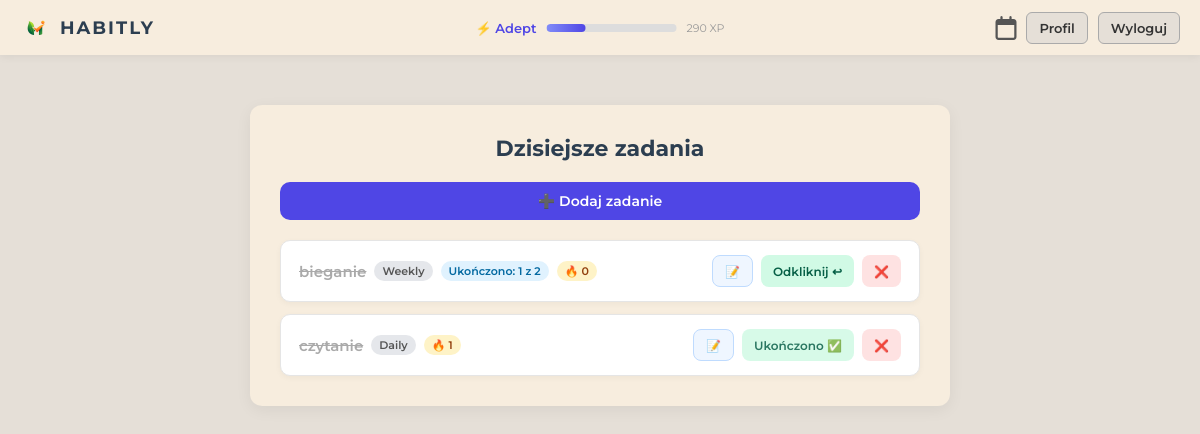
The app's page /dashboard/ (signed in) with its own data.
### ToDo/models.py (models this page shows, shortened)
class UserProfile(models.Model):
    user = models.OneToOneField(User, on_delete=models.CASCADE, related_name='profile')
    xp = models.IntegerField(default=0)
    def rank(self):
        if self.xp >= 2000:
            return ('👑', 'Legenda')
        elif self.xp >= 1000:
            return ('💎', 'Mistrz')
        elif self.xp >= 500:
            return ('🔥', 'Wojownik')
        elif self.xp >= 200:
            return ('⚡', 'Adept')
        else:
            return ('🌱', 'Nowicjusz')
    def xp_to_next_rank(self):
        thresholds = [200, 500, 1000, 2000]
        for t in thresholds:
            if self.xp < t:
                return t - self.xp
        return 0
    def rank_progress_percent(self):
        levels = [0, 200, 500, 1000, 2000]
        for i in range(len(levels) - 1):
            if self.xp < levels[i + 1]:
                current = self.xp - levels[i]
                total = levels[i + 1] - levels[i]
                return int((current / total) * 100)
        return 100

class Task(models.Model):
    user = models.ForeignKey(User, on_delete=models.CASCADE, null=True, blank=True)
    TASK_DAILY = "DAILY"
    TASK_WEEKLY = "WEEKLY"
    TASK_ONCE = "ONCE"
    TASK_TYPES = [
        (TASK_DAILY, "Daily"),
        (TASK_WEEKLY, "Weekly"),
        (TASK_ONCE, "Once"),
    ]
    title = models.CharField(max_length=200)
    task_type = models.CharField(max_length=10, choices=TASK_TYPES, default=TASK_ONCE)
    date = models.DateField(null=True, blank=True)
    completed = models.BooleanField(default=False)
    last_completed = models.DateField(null=True, blank=True)
    streak = models.IntegerField(default=0)
    weekly_target = models.IntegerField(null=True, blank=True)
    weekly_progress = models.IntegerField(default=0)
    last_week = models.CharField(max_length=10, null=True, blank=True)
    def is_done_today(self):
        today = timezone.localdate()
        if self.task_type == self.TASK_ONCE:
            return self.completed
        if self.task_type == self.TASK_DAILY:
            return self.last_completed == today
        if self.task_type == self.TASK_WEEKLY:
            return self.logs.filter(date=today, completed=True).exists()
        return False
    def weekly_progress_count(self):
        today = timezone.localdate()
        year, week, _ = today.isocalendar()
        return self.logs.filter(
            date__week=week,
            date__year=year,
            completed=True
        ).count()
    def weekly_streak(self):
        if self.task_type != self.TASK_WEEKLY or not self.weekly_target:
            return 0
        today = timezone.localdate()
        week_start = today - timedelta(days=today.weekday())
        streak = 0
        while True:
            week_end = week_start + timedelta(days=6)
            completed_days = (
                self.logs
                .filter(date__range=(week_start, week_end), completed=True)
                .values("date")
                .distinct()
                .count()
            )
            if completed_days >= self.weekly_target:
                streak += 1
                week_start -= timedelta(days=7)
            else:
                break
        return streak

### ToDo/views.py (the view, shortened to what this page needs)
# urls.py: path('dashboard/', views.home, name='home'),
@login_required(login_url='auth')
def home(request):
    today = timezone.localdate()
    form = TaskForm()
    profile, _ = UserProfile.objects.get_or_create(user=request.user)
    tasks = Task.objects.filter(
        user=request.user
    ).filter(
        Q(task_type=Task.TASK_DAILY) |
        Q(task_type=Task.TASK_WEEKLY) |
        Q(task_type=Task.TASK_ONCE, date=today)
    )
    context = {
        'tasks': tasks,
        'form': form,
        'profile': profile,
        'rank_icon': profile.rank()[0],
        'rank_name': profile.rank()[1],
        'progress': profile.rank_progress_percent(),
        'xp_to_next': profile.xp_to_next_rank(),
    }
    return render(request, 'ToDo/main.html', context)

### ToDo/templates/ToDo/main.html (shortened to what this page needs)
<!DOCTYPE html>
<html lang="pl">
{% load static %}
{% load widget_tweaks %}
<head>
    <link rel="stylesheet" type="text/css" href="{% static 'css/main.css' %}">
</head>
<body>
<div class="app">
    <header class="app-header">
        <div class="logo-bar">
            <img src="{% static 'img/logo.png' %}" alt="logo" class="logo-img">
            <span class="logo-name">Habitly</span>
        </div>
        <div class="rank-bar">
            <span class="rank-label">{{ rank_icon }} {{ rank_name }}</span>
            <div class="rank-progress-bg">
                <div class="rank-progress-fill" style="width: {{ progress }}%"></div>
            </div>
            <span class="rank-xp">{{ profile.xp }} XP</span>
        </div>
        <nav class="header-nav">
            <a href="{% url 'calendar' %}" class="nav-icon" title="Kalendarz">
                <i class="fa-regular fa-calendar"></i>
            </a>
            <a href="{% url 'profile' %}" class="btn">Profil</a>
            <form method="POST" action="{% url 'logout' %}">
                <button type="submit" class="btn">Wyloguj</button>
            </form>
        </nav>
    </header>
    <main class="app-content">
        <div class="task-bar">
            <h1 class="task-bar-head">Dzisiejsze zadania</h1>
            <button onclick="openModal()" class="add-task-btn">
                ➕ Dodaj zadanie
            </button>
            <ul class="list-group">
                {% for task in tasks %}
                <li class="my-task">
                    <div class="task-left">
                        {% if task.is_done_today %}
                            <s class="task-title done">{{ task.title }}</s>
                        {% else %}
                            <span class="task-title">{{ task.title }}</span>
                        {% endif %}
                        <span class="badge badge-type">{{ task.get_task_type_display }}</span>
                        {% if task.task_type == 'DAILY' %}
                            <span class="badge badge-streak">🔥 {{ task.streak }}</span>
                        {% elif task.task_type == 'WEEKLY' %}
                            <span class="badge badge-weekly">Ukończono: {{ task.weekly_progress_count }} z {{ task.weekly_target }}</span>
                            <span class="badge badge-streak">🔥 {{ task.weekly_streak }}</span>
                        {% endif %}
                    </div>
                    <div class="task-actions">
                        <button class="btn-task btn-note" onclick="openNoteModal({{ task.id }}, '{{ task.title|escapejs }}')">
                            📝
                        </button>
                        <form method="POST" action="{% url 'toggle_task' task.id %}">
                            <button type="submit"
                                class="btn-task {% if task.is_done_today %}btn-done{% else %}btn-todo{% endif %}"
                                {% if task.is_done_today and task.task_type != 'WEEKLY' %}disabled{% endif %}>
                                {% if task.is_done_today %}
                                    {% if task.task_type == 'WEEKLY' %}Odkliknij ↩{% else %}Ukończono ✅{% endif %}
                                {% else %}
                                    ✓ Zakończ
                                {% endif %}
                            </button>
                        </form>
                        <form method="POST" action="{% url 'delete_task' task.id %}">
                            <button type="submit" class="btn-task btn-delete">❌</button>
                        </form>
                    </div>
                </li>
                {% empty %}
                <li class="task-empty">Brak zadań na dziś 🙃</li>
                {% endfor %}
            </ul>
        </div>
    </main>
</div>
</body>
</html>

### ToDo/static/css/main.css (style rules this page uses)
* { box-sizing: border-box; margin: 0; padding: 0; }
body { font-family: 'Montserrat', sans-serif; background-color: #e5dfd7; min-height: 100vh; }
.app-header { width: 100%; height: 55px; background-color: #f7edde; box-shadow: 0 2px 8px rgba(0, 0, 0, 0.06); display: flex; align-items: center; padding: 0 20px; position: relative; gap: 12px; }
.logo-bar { display: flex; align-items: center; gap: 8px; flex-shrink: 0; }
.logo-img { height: 32px; width: auto; transition: transform 0.2s ease; }
.logo-name { font-size: 18px; font-weight: 700; text-transform: uppercase; letter-spacing: 2px; color: #2c3e50; }
.rank-bar { position: absolute; left: 50%; transform: translateX(-50%); display: flex; align-items: center; gap: 10px; pointer-events: none; }
.rank-label { font-size: 13px; font-weight: 600; color: #4f46e5; white-space: nowrap; }
.rank-progress-bg { width: 130px; height: 8px; background: #ddd; border-radius: 99px; overflow: hidden; }
.rank-progress-fill { height: 100%; background: linear-gradient(90deg, #818cf8, #4f46e5); border-radius: 99px; transition: width 0.5s ease; }
.rank-xp { font-size: 11px; color: #999; white-space: nowrap; }
.header-nav { margin-left: auto; display: flex; align-items: center; gap: 10px; }
.nav-icon { font-size: 24px; color: #555; text-decoration: none; display: flex; align-items: center; transition: all 0.2s ease; }
.btn { height: 32px; padding: 0 12px; border: 1px solid #aaa; background-color: #e5dfd7; border-radius: 6px; font-family: 'Montserrat', sans-serif; font-size: 13px; font-weight: 600; color: #333; cursor: pointer; text-decoration: none; display: flex; align-items: center; transition: all 0.2s ease; }
.app-content { display: flex; justify-content: center; padding: 50px 20px; }
.task-bar { width: 100%; max-width: 700px; background-color: #f7edde; border-radius: 12px; padding: 30px; display: flex; flex-direction: column; gap: 20px; box-shadow: 0 4px 16px rgba(0, 0, 0, 0.06); }
.task-bar-head { text-align: center; font-size: 22px; font-weight: 700; color: #2c3e50; }
.add-task-btn { width: 100%; padding: 10px; background: #4f46e5; color: white; border: none; border-radius: 10px; font-family: 'Montserrat', sans-serif; font-size: 14px; font-weight: 600; cursor: pointer; transition: background 0.2s ease; }
.list-group { list-style: none; display: flex; flex-direction: column; gap: 12px; }
.my-task { display: flex; justify-content: space-between; align-items: center; padding: 14px 18px; background: white; border-radius: 10px; border: 1px solid #e5e5e5; box-shadow: 0 2px 6px rgba(0,0,0,0.04); transition: box-shadow 0.2s ease; }
.task-left { display: flex; align-items: center; gap: 8px; flex-wrap: wrap; }
.task-title { font-size: 15px; font-weight: 600; color: #2c3e50; }
.task-title.done { color: #aaa; }
.badge { font-size: 11px; font-weight: 600; padding: 3px 8px; border-radius: 99px; }
.badge-type { background: #e5e7eb; color: #555; }
.badge-streak { background: #fef3c7; color: #92400e; }
.badge-weekly { background: #e0f2fe; color: #0369a1; }
.task-actions { display: flex; gap: 8px; flex-shrink: 0; }
.btn-task { height: 32px; padding: 0 12px; border-radius: 8px; font-family: 'Montserrat', sans-serif; font-size: 12px; font-weight: 600; cursor: pointer; border: none; transition: all 0.2s ease; }
.btn-done { background: #d1fae5; color: #065f46; }
.btn-delete { background: #fee2e2; color: #991b1b; }
.btn-note { background: #eff6ff; color: #1e40af; border: 1px solid #bfdbfe; }
.btn-task:disabled { cursor: default; opacity: 0.85; }

### records on screen
UserProfile: xp "290"
Task: title "bieganie", task_type "Weekly", weekly_progress_count "1", weekly_target "2", weekly_streak "0", shows "Odkliknij ↩"
Task: title "czytanie", task_type "Daily", streak "1", last_completed "Ukończono ✅"

### other values on screen
{{ rank_icon }} "⚡"
{{ rank_name }} "Adept"
